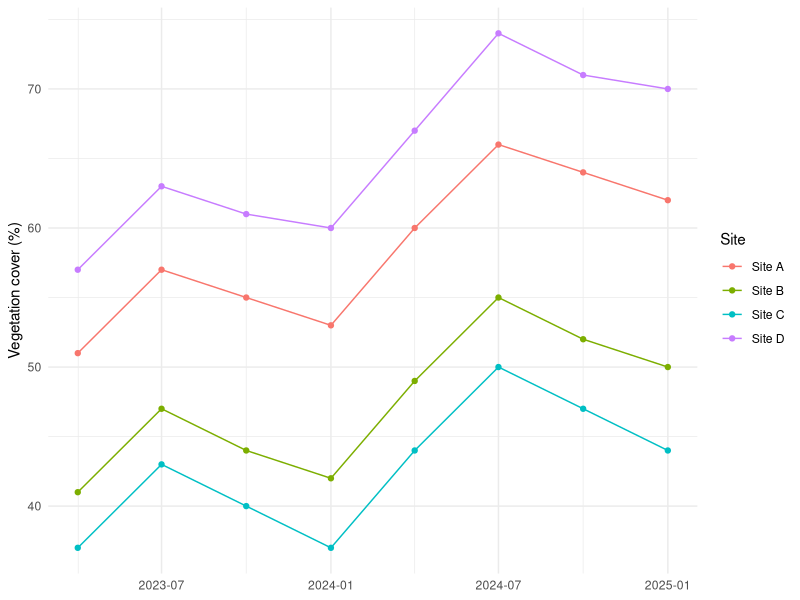

Recreate this plot in R.
## ---- chunk 1
#| label: setup
#| include: false

library(readr)
library(dplyr)
library(ggplot2)

sites <- read_csv("data/restoration-sites.csv") |>
  mutate(date = as.Date(date))

latest <- sites |> filter(date == max(date))   # most recent survey per site
first  <- sites |> filter(date == min(date))   # earliest survey per site
## ---- chunk 2
#| label: fig-cover
#| fig-cap: "Vegetation cover at four restoration sites, quarterly 2023–2025."

ggplot(sites, aes(date, vegetation_cover_pct, colour = site)) +
  geom_line() +
  geom_point() +
  labs(x = NULL, y = "Vegetation cover (%)", colour = "Site") +
  theme_minimal()
